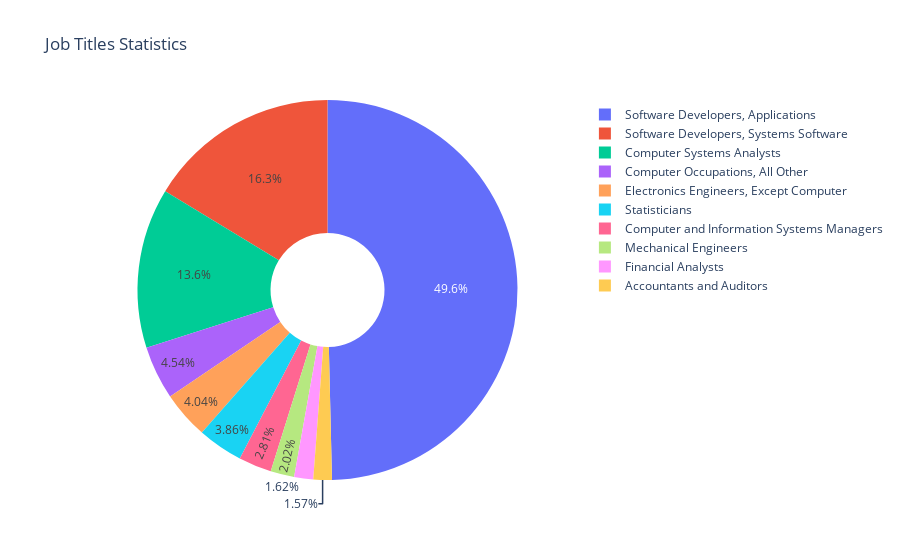

Notebook source saved alongside this figure:
### Markdown cell above
More than 90% of H1B applicants have either earned a Masters or a Bachelors degree. Most of the immigrants dream to study higher education in USA because of top notch facilities and faculty. Hence, the ratio is higher. Other educational backgrounds include Doctorate, High School grads etc. However, their proportion is very minimal compared to that of Masters and Bachelors. Masters quota is leading with 50.4% while the Bachelors quota has nearly 42% applications.

### Code cell
h1b_title=h1b_df.groupby("PW_SOC_TITLE")["CASE_NUMBER"].count().sort_values(ascending=False).reset_index().head(10)

fig = px.pie(h1b_title, values='CASE_NUMBER', names='PW_SOC_TITLE', title='Job Titles Statistics', hole=.3)
fig.show()

### Figure 1 — Plotly figure (JSON) as saved in the notebook; plotly's stock layout.template omitted (floating-point values rounded to 4 significant figures)
{"data": [{"domain": {"x": [0, 1], "y": [0, 1]}, "hole": 0.3, "hovertemplate": "PW_SOC_TITLE=%{label}<br>CASE_NUMBER=%{value}<extra></extra>", "labels": ["Software Developers, Applications", "Software Developers, Systems Software", "Computer Systems Analysts", "Computer Occupations, All Other", "Electronics Engineers, Except Computer", "Statisticians", "Computer and Information Systems Managers", "Mechanical Engineers", "Financial Analysts", "Accountants and Auditors"], "legendgroup": "", "name": "", "showlegend": true, "type": "pie", "values": [66203, 21745, 18172, 6060, 5393, 5150, 3743, 2691, 2155, 2099]}], "layout": {"legend": {"tracegroupgap": 0}, "title": {"text": "Job Titles Statistics"}}}
